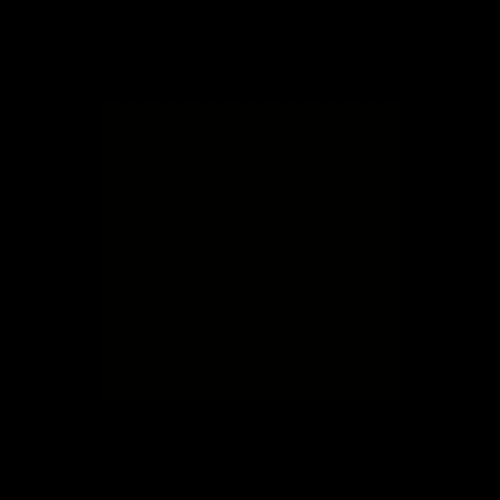
Frame 1 (no input)
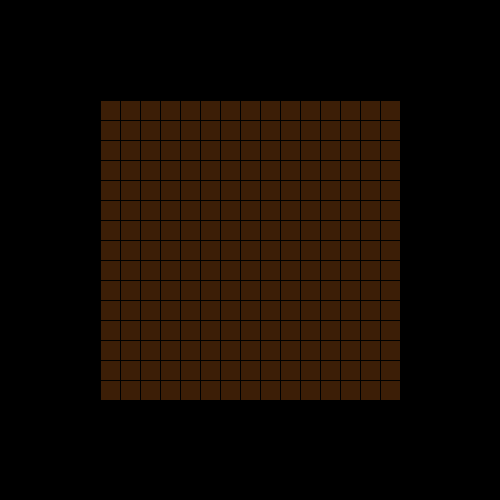
Frame 60 (the mouse pressed at the canvas centre just before this capture)
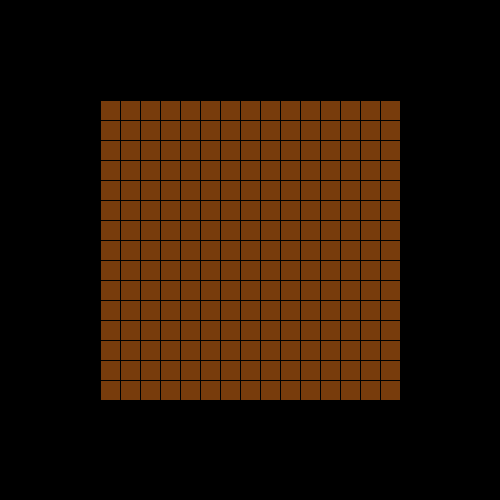
Frame 120 (the mouse held since frame 60 and released just before this capture)

The Processing sketch that drew these frames (run headless with seeded random() and noise(); from frame 60 on, the mouse is pressed at the canvas centre):

// Processing sketch: anim_script_matrix
// ── anim_script_matrix.pde
int nbX = 15;
int nbY = 15;
int size = 20;

float stepsR = 1;
float stepsG =1;
float stepsB = 1;

int now, lastTrigR, lastTrigG, lastTrigB;
int interval = 100;
int r, g, b = 0;

void setup() {
    size(500, 500);
    frameRate(15);
}

void draw() {
    background(0);
    now = millis();

    if(now-lastTrigG >= interval){
        lastTrigG = now;
        g+=stepsG;
        if(g>=255 || g<=0){
            stepsG =-stepsG;
        }
    }
    if(now-lastTrigR >= interval-50){
        lastTrigR = now;
        r+=stepsR;
        if(r>=255 || r<=0){
            stepsR =-stepsR;
        }
    }
    if(now-lastTrigB >= interval+507){
        lastTrigB = now;
        b+=stepsB;
        if(b>=255 || b<=0){
            stepsB =-stepsB;
        }
    }
    println("Red : "+r+" - Green : " + g + " - Blue : "+b);

    for(int i=0; i<nbY; i++){
        for(int j=0; j<nbY; j++){
            fill(r, g, b);
            rect(j*size+(width/2-size*nbX/2), i*size+(height/2-size*nbY/2), size, size);
        }
    }
}
